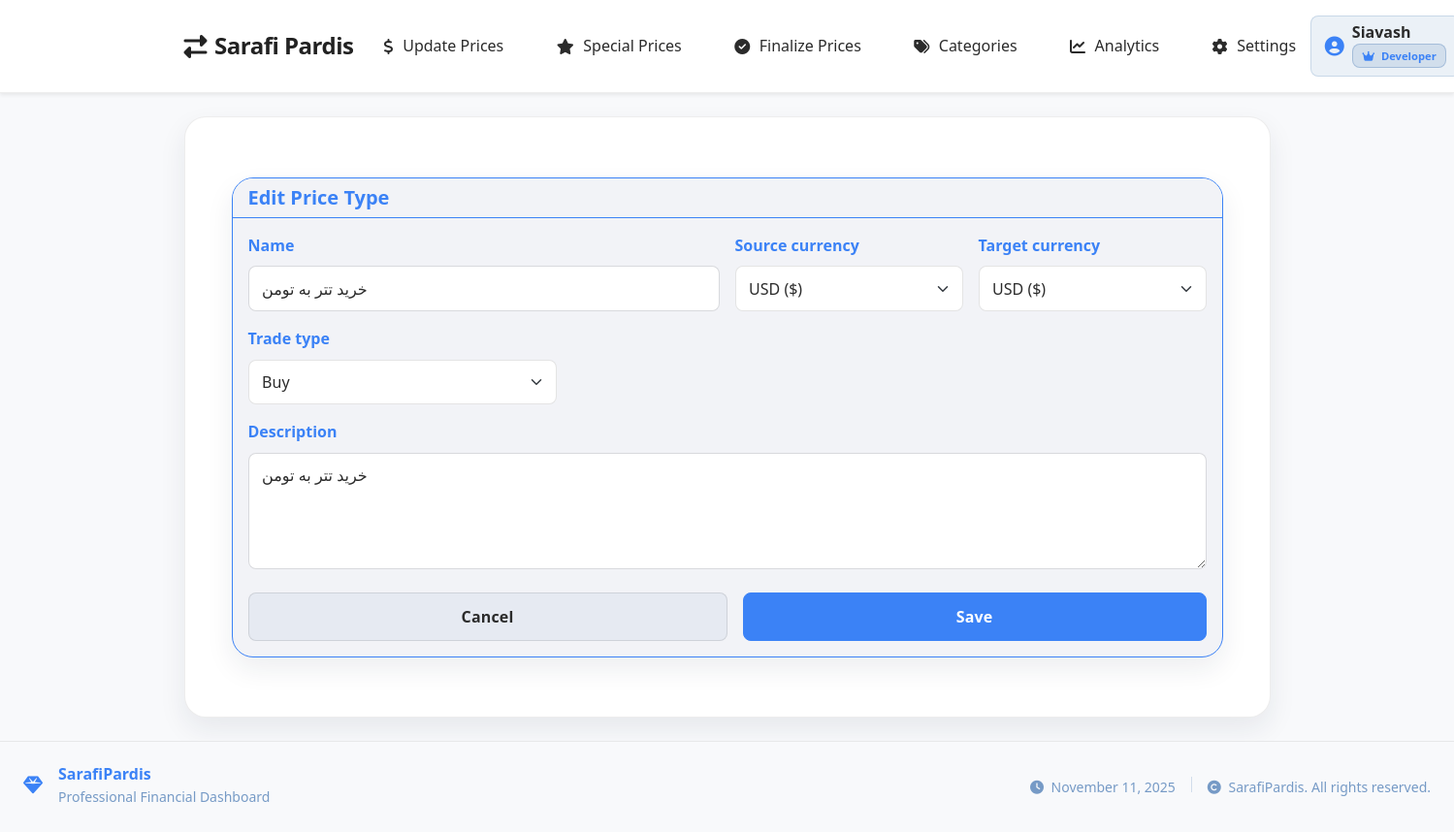
Page /category/pricetype/edit/1/ (signed in) on the committed database.
### accounts/models.py (models this page shows, shortened)
class CustomUser(AbstractBaseUser, PermissionsMixin):
    ROLE_MANAGEMENT = 'management'
    ROLE_EMPLOYEE = 'employee'
    ROLE_DEVELOPER = 'developer'
    ROLE_CHOICES = (
        (ROLE_MANAGEMENT, 'Management'),
        (ROLE_EMPLOYEE, 'Employee'),
        (ROLE_DEVELOPER, 'Developer'),
    )
    username = models.CharField(max_length=150, unique=True)
    full_name = models.CharField(max_length=255, blank=True)
    role = models.CharField(max_length=20, choices=ROLE_CHOICES, default=ROLE_EMPLOYEE)
    is_active = models.BooleanField(default=True)
    is_staff = models.BooleanField(default=False)
    date_joined = models.DateTimeField(default=timezone.now)
    objects = CustomUserManager()
    USERNAME_FIELD = 'username'
    REQUIRED_FIELDS = []
    class Meta:
        verbose_name = 'user'
        verbose_name_plural = 'users'
    def get_full_name(self):
        return self.full_name or self.username

### category/models.py (models this page shows, shortened)
class PriceType(models.Model):
    category = models.ForeignKey(Category, on_delete=models.CASCADE, related_name='price_types')
    name = models.CharField(max_length=100)
    slug = models.SlugField(max_length=120, blank=True)
    source_currency = models.ForeignKey('Currency', on_delete=models.PROTECT, related_name='+')
    target_currency = models.ForeignKey('Currency', on_delete=models.PROTECT, related_name='+')
    TRADE_CHOICES = (
        ('buy', 'Buy'),
        ('sell', 'Sell'),
    )
    trade_type = models.CharField(max_length=10, choices=TRADE_CHOICES)
    description = models.TextField(blank=True, null=True)
    created_at = models.DateTimeField(auto_now_add=True)
    updated_at = models.DateTimeField(auto_now=True)
    class Meta:
        verbose_name = "PriceType"
        verbose_name_plural = "PriceTypes"
        ordering = ['name']
        constraints = [
            models.UniqueConstraint(fields=['category', 'name'], name='unique_category_pricetype_name'),
        ]

### category/views.py (the view)
# urls.py: path('pricetype/edit/<int:pk>/', views.edit_pricetype, name='edit_pricetype'),
def edit_pricetype(request, pk):
    pt = get_object_or_404(PriceType, pk=pk)
    if request.method == 'POST':
        form = PriceTypeForm(request.POST, instance=pt, category=pt.category)
        if form.is_valid():
            form.save()
            return redirect('category:category_dashboard')
    else:
        form = PriceTypeForm(instance=pt, category=pt.category)
    return render(request, 'category/pricetype_form.html', {'form': form, 'title': 'Edit Price Type', 'category': pt.category})

### category/forms.py (shortened to what this page needs)
class PriceTypeForm(forms.ModelForm):
    def __init__(self, *args, **kwargs):
        self.category = kwargs.pop('category', None)
        super().__init__(*args, **kwargs)
    class Meta:
        model = PriceType
        fields = ['name', 'source_currency', 'target_currency', 'trade_type', 'description']
        widgets = {
            'name': forms.TextInput(attrs={
                'class': 'form-control',
                'placeholder': 'Enter price type name'
            }),
            'source_currency': forms.Select(attrs={'class': 'form-select'}),
            'target_currency': forms.Select(attrs={'class': 'form-select'}),
            'trade_type': forms.Select(attrs={'class': 'form-select'}),
            'description': forms.Textarea(attrs={'class': 'form-control', 'rows': 2}),
        }

### category/context_processors.py (called while the page is built)
def categories_processor(request):
    return {
        'categories': Category.objects.prefetch_related('price_types').all()
    }

### category/models.py (called while the page is built)
    def __str__(self):
        return f"{self.code} ({self.symbol})" if self.symbol else self.code

### category/templates/category/pricetype_form.html (shortened to what this page needs)
{% extends "base.html" %}
{% load static %}
{% block content %}
<div class="container py-4">
    <div class="card bg-dark border-gold">
        <div class="card-header bg-dark border-bottom-gold">
            <h5 class="mb-0 text-gold">{{ title }}</h5>
        </div>
        <div class="card-body">
            <form method="post">
                <div class="row g-3">
                    <div class="col-md-6">
                        <label class="form-label text-gold">{{ form.name.label }}</label>
                        {{ form.name }}
                    </div>
                    <div class="col-md-3">
                        <label class="form-label text-gold">{{ form.source_currency.label }}</label>
                        {{ form.source_currency }}
                    </div>
                    <div class="col-md-3">
                        <label class="form-label text-gold">{{ form.target_currency.label }}</label>
                        {{ form.target_currency }}
                    </div>
                    <div class="col-md-4">
                        <label class="form-label text-gold">{{ form.trade_type.label }}</label>
                        {{ form.trade_type }}
                    </div>
                    <div class="col-12">
                        <label class="form-label text-gold">{{ form.description.label }}</label>
                        {{ form.description }}
                    </div>
                </div>
                <div class="d-flex justify-content-between gap-3 mt-4">
                    <a href="{% url 'category:category_dashboard' %}" class="btn btn-secondary-gold flex-fill">Cancel</a>
                    <button type="submit" class="btn btn-gold flex-fill">Save</button>
                </div>
            </form>
        </div>
    </div>
</div>
{% endblock %}

### templates/partials/navbar.html (shortened to what this page needs)
<nav class="navbar navbar-expand-lg sticky-top shadow-sm" id="mainNavbar">
        <div class="container ps-0 d-flex align-items-center">
            <a class="navbar-brand fw-bold d-flex align-items-center" href="{% url 'dashboard:home' %}">
                <i class="fas fa-exchange-alt me-2"></i>
                Sarafi Pardis
            </a>
            <div class="collapse navbar-collapse flex-grow-1" id="mainNavbarContent">
                <ul class="navbar-nav mx-auto mb-2 mb-lg-0">
                                          <li class="nav-item">
                          <a class="nav-link" href="{% url 'change_price:dashboard' %}">
                              <i class="fas fa-dollar-sign me-1"></i>
                              Update Prices
                          </a>
                      </li>
                      <li class="nav-item">
                          <a class="nav-link" href="{% url 'special_price:dashboard' %}">
                              <i class="fas fa-star me-1"></i>
                              Special Prices
                          </a>
                      </li>
                      <li class="nav-item">
                          <a class="nav-link" href="{% url 'finalize:dashboard' %}">
                              <i class="fas fa-check-circle me-1"></i>
                              Finalize Prices
                          </a>
                      </li>
                      <li class="nav-item">
                          <a class="nav-link" href="{% url 'category:category_dashboard' %}">
                              <i class="fas fa-tags me-1"></i>
                              Categories
                          </a>
                      </li>
                    <li class="nav-item">
                        <a class="nav-link" href="#">
                            <i class="fas fa-chart-line me-1"></i>
                            Analytics
                        </a>
                    </li>
                    <li class="nav-item">
                        <a class="nav-link" href="{% url 'setting:settings' %}">
                            <i class="fas fa-cog me-1"></i>
                            Settings
                        </a>
                    </li>
                </ul>
                <ul class="navbar-nav user-section align-items-center">
                    {% if user.is_authenticated %}
                        <li class="nav-item">
                            <div class="user-info d-flex align-items-center">
                                <i class="fas fa-user-circle me-2 fs-5" style="color: var(--color-accent);"></i>
                                <div class="text-start">
                                    <div class="fw-semibold lh-1">
                                        {% if user.get_full_name %}
                                            {{ user.get_full_name }}
                                        {% else %}
                                            {{ user.username }}
                                        {% endif %}
                                    </div>
                                    <div class="small text-muted mt-1">
                                        <span class="badge user-role-badge">
                                            <i class="fas fa-crown me-1"></i>
                                            {{ user.role|capfirst }}
                                        </span>
                                    </div>
                                </div>
                            </div>
                        </li>
                    {% endif %}
                </ul>
            </div>
        </div>
    </nav>

### rows in the picture
CustomUser: get_full_name "Siavash", role "Developer"
PriceType: name "خرید تتر به تومن", source_currency "USD ($)", target_currency "USD ($)", trade_type "Buy", description "خرید تتر به تومن"

### other values in the picture
{{ title }} "Edit Price Type"
